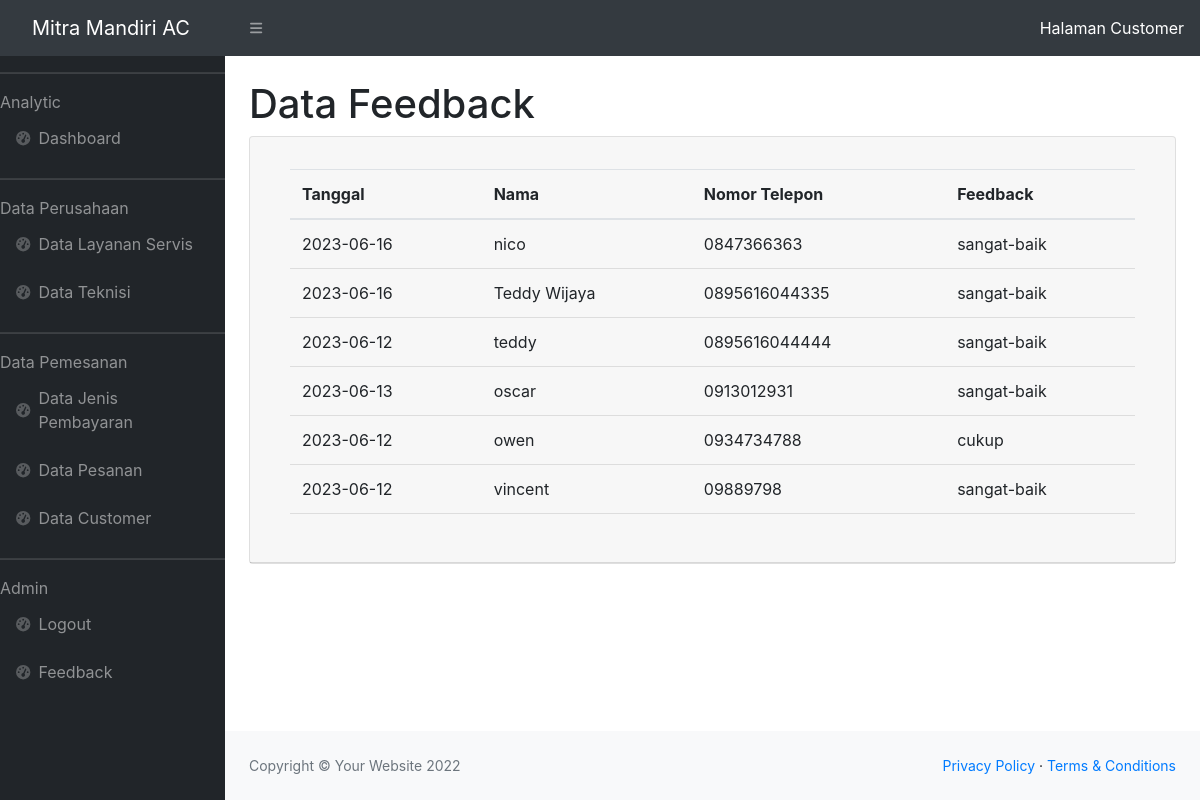
Page /data_feedback.php (signed in) on the committed database.
### tables this page shows
CREATE TABLE `tbl_feedback` (
  `phone` varchar(50) NOT NULL,
  `tanggal` date DEFAULT NULL,
  `name` varchar(50) DEFAULT NULL,
  `feedback` varchar(50) DEFAULT NULL
);

### data_feedback.php (the view, shortened to what this page needs)
<?php
require 'function.php';
?>
<!DOCTYPE html>
<html lang="en">
<head>
    <link href="https://cdn.jsdelivr.net/npm/simple-datatables@latest/dist/style.css" rel="stylesheet" />
    <link href="css/styles.css" rel="stylesheet" />
</head>
<body class="sb-nav-fixed">
    <nav class="sb-topnav navbar navbar-expand navbar-dark bg-dark">
        <a class="navbar-brand ps-3" href="index.php">Mitra Mandiri AC</a>
        <button class="btn btn-link btn-sm order-1 order-lg-0 me-4 me-lg-0" id="sidebarToggle" href="#!"><i class="fas fa-bars"></i></button>
        <a class="navbar-customers ps-3" href="customer/index.php">Halaman Customer</a>
    </nav>
    <div id="layoutSidenav">
        <div id="layoutSidenav_nav">
            <nav class="sb-sidenav accordion sb-sidenav-dark" id="sidenavAccordion">
                <div class="sb-sidenav-menu">
                    <div class="nav">
                        <hr class="sidebar=divider">
                        <div class="sidebar-heading">
                            Analytic
                            <a class="nav-link" href="index.php">
                                <div class="sb-nav-link-icon"><i class="fas fa-tachometer-alt"></i></div>
                                Dashboard
                            </a>
                            <hr class="sidebar=divider">
                            <div class="sidebar-heading">
                                Data Perusahaan
                                <a class="nav-link" href="data_layanan.php">
                                    <div class="sb-nav-link-icon"><i class="fas fa-tachometer-alt"></i></div>
                                    Data Layanan Servis
                                </a>
                                <a class="nav-link" href="data_teknisi.php">
                                    <div class="sb-nav-link-icon"><i class="fas fa-tachometer-alt"></i></div>
                                    Data Teknisi
                                </a>
                                    <hr class="sidebar=divider">
                                    <div class="sidebar-heading">
                                        Data Pemesanan
                                        <a class="nav-link" href="data_jenis_bayar.php">
                                        <div class="sb-nav-link-icon"><i class="fas fa-tachometer-alt"></i></div>
                                        Data Jenis Pembayaran
                                        </a>
                                        <a class="nav-link" href="data_pesanan.php">
                                            <div class="sb-nav-link-icon"><i class="fas fa-tachometer-alt"></i></div>
                                            Data Pesanan
                                        </a>
                                        <a class="nav-link" href="data_customer.php">
                                        <div class="sb-nav-link-icon"><i class="fas fa-tachometer-alt"></i></div>
                                        Data Customer
                                        </a>
                                        <hr class="sidebar=divider">
                                    <div class="sidebar-heading">
                                        Admin
                                        <a class="nav-link" href="logout.php">
                                            <div class="sb-nav-link-icon"><i class="fas fa-tachometer-alt"></i></div>
                                            Logout
                                        </a>
                                        <a class="nav-link" href="data_feedback.php">
                                            <div class="sb-nav-link-icon"><i class="fas fa-tachometer-alt"></i></div>
                                            Feedback
                                        </a>
                                </div>
                            </div>
                        </div>
                    </div>
                </div>
            </nav>
        </div>
<div id="layoutSidenav_content">
    <main>
         <div class="container-fluid px-4">
            <h1 class="mt-4">Data Feedback</h1>
                <div class="card mb-4">
                    <div class="card-header">
        <div class="card-body">
        <table class="table" id="datatablesSimple">
        <thead>
        <tr>
        <th>Tanggal</th>
            <th>Nama</th>
            <th>Nomor Telepon</th>
            <th>Feedback</th>
        </tr>
</thead>
        <?php
        $sql = "SELECT * FROM tbl_feedback";
        $result = $conn->query($sql);
        if ($result->num_rows > 0) {
            while ($row = $result->fetch_assoc()) {
                echo "<tr>";
                echo "<td>" . $row["tanggal"] . "</td>";
                echo "<td>" . $row["name"] . "</td>";
                echo "<td>" . $row["phone"] . "</td>";
                echo "<td>" . $row["feedback"] . "</td>";
                echo "</tr>";
            }
        } else {
            echo "<tr><td colspan='4'>Belum ada feedback.</td></tr>";
        }
        ?>
    </table>
</main>
                <footer class="py-4 bg-light mt-auto">
                    <div class="container-fluid px-4">
                        <div class="d-flex align-items-center justify-content-between small">
                            <div class="text-muted">Copyright &copy; Your Website 2022</div>
                            <div>
                                <a href="#">Privacy Policy</a>
                                &middot;
                                <a href="#">Terms &amp; Conditions</a>
                            </div>
                        </div>
                    </div>
                </footer>
            </div>
        </div>
        <link rel="stylesheet" href="https://cdn.jsdelivr.net/npm/bootstrap@4.6.2/dist/css/bootstrap.min.css">
    </body>
</html>

### rows in the picture
tbl_feedback: tanggal "2023-06-16", name "nico", phone "0847366363", feedback "sangat-baik"
tbl_feedback: tanggal "2023-06-16", name "Teddy Wijaya", phone "0895616044335", feedback "sangat-baik"
tbl_feedback: tanggal "2023-06-12", name "teddy", phone "0895616044444", feedback "sangat-baik"
tbl_feedback: tanggal "2023-06-13", name "oscar", phone "0913012931", feedback "sangat-baik"
tbl_feedback: tanggal "2023-06-12", name "owen", phone "0934734788", feedback "cukup"
tbl_feedback: tanggal "2023-06-12", name "vincent", phone "09889798", feedback "sangat-baik"
